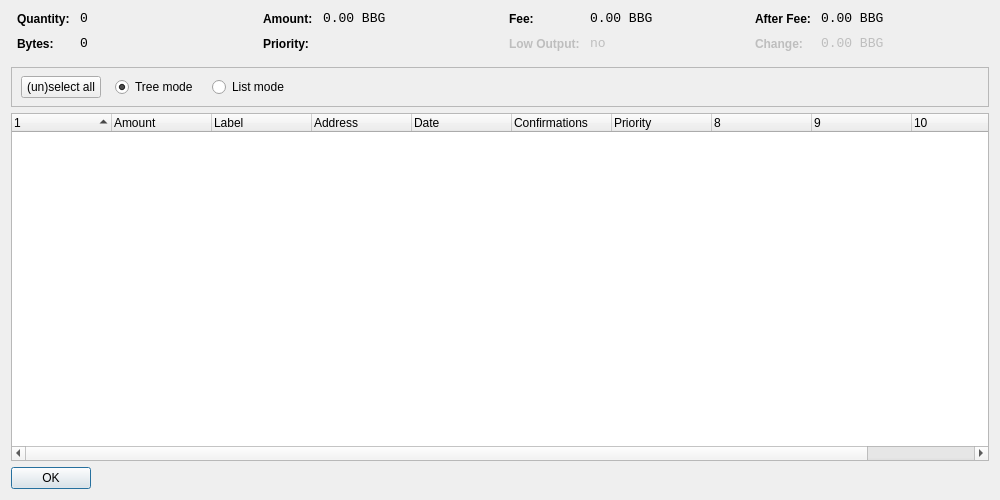
<?xml version="1.0" encoding="UTF-8"?>
<ui version="4.0">
 <class>CoinControlDialog</class>
 <widget class="QDialog" name="CoinControlDialog">
  <property name="geometry">
   <rect>
    <x>0</x>
    <y>0</y>
    <width>1000</width>
    <height>500</height>
   </rect>
  </property>
  <property name="windowTitle">
   <string>Coin Control</string>
  </property>
  <layout class="QVBoxLayout" name="verticalLayout">
   <item>
    <layout class="QHBoxLayout" name="horizontalLayoutTop" stretch="0,0,0,0">
     <property name="topMargin">
      <number>0</number>
     </property>
     <property name="bottomMargin">
      <number>10</number>
     </property>
     <item>
      <layout class="QFormLayout" name="formLayoutCoinControl1">
       <property name="horizontalSpacing">
        <number>10</number>
       </property>
       <property name="verticalSpacing">
        <number>10</number>
       </property>
       <property name="leftMargin">
        <number>6</number>
       </property>
       <property name="rightMargin">
        <number>6</number>
       </property>
       <item row="0" column="0">
        <widget class="QLabel" name="labelCoinControlQuantityText">
         <property name="styleSheet">
          <string notr="true">font-weight:bold;</string>
         </property>
         <property name="text">
          <string>Quantity:</string>
         </property>
        </widget>
       </item>
       <item row="0" column="1">
        <widget class="QLabel" name="labelCoinControlQuantity">
         <property name="font">
          <font>
           <family>Monospace</family>
           <pointsize>10</pointsize>
          </font>
         </property>
         <property name="cursor">
          <cursorShape>IBeamCursor</cursorShape>
         </property>
         <property name="contextMenuPolicy">
          <enum>Qt::ActionsContextMenu</enum>
         </property>
         <property name="text">
          <string notr="true">0</string>
         </property>
         <property name="textInteractionFlags">
          <set>Qt::LinksAccessibleByMouse|Qt::TextSelectableByKeyboard|Qt::TextSelectableByMouse</set>
         </property>
        </widget>
       </item>
       <item row="1" column="0">
        <widget class="QLabel" name="labelCoinControlBytesText">
         <property name="styleSheet">
          <string notr="true">font-weight:bold;</string>
         </property>
         <property name="text">
          <string>Bytes:</string>
         </property>
        </widget>
       </item>
       <item row="1" column="1">
        <widget class="QLabel" name="labelCoinControlBytes">
         <property name="font">
          <font>
           <family>Monospace</family>
           <pointsize>10</pointsize>
          </font>
         </property>
         <property name="cursor">
          <cursorShape>IBeamCursor</cursorShape>
         </property>
         <property name="contextMenuPolicy">
          <enum>Qt::ActionsContextMenu</enum>
         </property>
         <property name="text">
          <string notr="true">0</string>
         </property>
         <property name="textInteractionFlags">
          <set>Qt::LinksAccessibleByMouse|Qt::TextSelectableByKeyboard|Qt::TextSelectableByMouse</set>
         </property>
        </widget>
       </item>
      </layout>
     </item>
     <item>
      <layout class="QFormLayout" name="formLayoutCoinControl2">
       <property name="horizontalSpacing">
        <number>10</number>
       </property>
       <property name="verticalSpacing">
        <number>10</number>
       </property>
       <property name="leftMargin">
        <number>6</number>
       </property>
       <property name="rightMargin">
        <number>6</number>
       </property>
       <item row="0" column="0">
        <widget class="QLabel" name="labelCoinControlAmountText">
         <property name="styleSheet">
          <string notr="true">font-weight:bold;</string>
         </property>
         <property name="text">
          <string>Amount:</string>
         </property>
        </widget>
       </item>
       <item row="0" column="1">
        <widget class="QLabel" name="labelCoinControlAmount">
         <property name="font">
          <font>
           <family>Monospace</family>
           <pointsize>10</pointsize>
          </font>
         </property>
         <property name="cursor">
          <cursorShape>IBeamCursor</cursorShape>
         </property>
         <property name="contextMenuPolicy">
          <enum>Qt::ActionsContextMenu</enum>
         </property>
         <property name="text">
          <string notr="true">0.00 BBG</string>
         </property>
         <property name="textInteractionFlags">
          <set>Qt::LinksAccessibleByMouse|Qt::TextSelectableByKeyboard|Qt::TextSelectableByMouse</set>
         </property>
        </widget>
       </item>
       <item row="1" column="0">
        <widget class="QLabel" name="labelCoinControlPriorityText">
         <property name="styleSheet">
          <string notr="true">font-weight:bold;</string>
         </property>
         <property name="text">
          <string>Priority:</string>
         </property>
        </widget>
       </item>
       <item row="1" column="1">
        <widget class="QLabel" name="labelCoinControlPriority">
         <property name="font">
          <font>
           <family>Monospace</family>
           <pointsize>10</pointsize>
          </font>
         </property>
         <property name="cursor">
          <cursorShape>IBeamCursor</cursorShape>
         </property>
         <property name="contextMenuPolicy">
          <enum>Qt::ActionsContextMenu</enum>
         </property>
         <property name="text">
          <string/>
         </property>
         <property name="textInteractionFlags">
          <set>Qt::LinksAccessibleByMouse|Qt::TextSelectableByKeyboard|Qt::TextSelectableByMouse</set>
         </property>
        </widget>
       </item>
      </layout>
     </item>
     <item>
      <layout class="QFormLayout" name="formLayoutCoinControl3">
       <property name="horizontalSpacing">
        <number>10</number>
       </property>
       <property name="verticalSpacing">
        <number>10</number>
       </property>
       <property name="leftMargin">
        <number>6</number>
       </property>
       <property name="rightMargin">
        <number>6</number>
       </property>
       <item row="0" column="0">
        <widget class="QLabel" name="labelCoinControlFeeText">
         <property name="styleSheet">
          <string notr="true">font-weight:bold;</string>
         </property>
         <property name="text">
          <string>Fee:</string>
         </property>
        </widget>
       </item>
       <item row="0" column="1">
        <widget class="QLabel" name="labelCoinControlFee">
         <property name="font">
          <font>
           <family>Monospace</family>
           <pointsize>10</pointsize>
          </font>
         </property>
         <property name="cursor">
          <cursorShape>IBeamCursor</cursorShape>
         </property>
         <property name="contextMenuPolicy">
          <enum>Qt::ActionsContextMenu</enum>
         </property>
         <property name="text">
          <string notr="true">0.00 BBG</string>
         </property>
         <property name="textInteractionFlags">
          <set>Qt::LinksAccessibleByMouse|Qt::TextSelectableByKeyboard|Qt::TextSelectableByMouse</set>
         </property>
        </widget>
       </item>
       <item row="1" column="0">
        <widget class="QLabel" name="labelCoinControlLowOutputText">
         <property name="enabled">
          <bool>false</bool>
         </property>
         <property name="styleSheet">
          <string notr="true">font-weight:bold;</string>
         </property>
         <property name="text">
          <string>Low Output:</string>
         </property>
        </widget>
       </item>
       <item row="1" column="1">
        <widget class="QLabel" name="labelCoinControlLowOutput">
         <property name="enabled">
          <bool>false</bool>
         </property>
         <property name="font">
          <font>
           <family>Monospace</family>
           <pointsize>10</pointsize>
          </font>
         </property>
         <property name="cursor">
          <cursorShape>IBeamCursor</cursorShape>
         </property>
         <property name="contextMenuPolicy">
          <enum>Qt::ActionsContextMenu</enum>
         </property>
         <property name="text">
          <string notr="true">no</string>
         </property>
         <property name="textInteractionFlags">
          <set>Qt::LinksAccessibleByMouse|Qt::TextSelectableByKeyboard|Qt::TextSelectableByMouse</set>
         </property>
        </widget>
       </item>
      </layout>
     </item>
     <item>
      <layout class="QFormLayout" name="formLayoutCoinControl4">
       <property name="horizontalSpacing">
        <number>10</number>
       </property>
       <property name="verticalSpacing">
        <number>10</number>
       </property>
       <property name="leftMargin">
        <number>6</number>
       </property>
       <property name="rightMargin">
        <number>6</number>
       </property>
       <item row="0" column="0">
        <widget class="QLabel" name="labelCoinControlAfterFeeText">
         <property name="styleSheet">
          <string notr="true">font-weight:bold;</string>
         </property>
         <property name="text">
          <string>After Fee:</string>
         </property>
        </widget>
       </item>
       <item row="0" column="1">
        <widget class="QLabel" name="labelCoinControlAfterFee">
         <property name="font">
          <font>
           <family>Monospace</family>
           <pointsize>10</pointsize>
          </font>
         </property>
         <property name="cursor">
          <cursorShape>IBeamCursor</cursorShape>
         </property>
         <property name="contextMenuPolicy">
          <enum>Qt::ActionsContextMenu</enum>
         </property>
         <property name="text">
          <string notr="true">0.00 BBG</string>
         </property>
         <property name="textInteractionFlags">
          <set>Qt::LinksAccessibleByMouse|Qt::TextSelectableByKeyboard|Qt::TextSelectableByMouse</set>
         </property>
        </widget>
       </item>
       <item row="1" column="0">
        <widget class="QLabel" name="labelCoinControlChangeText">
         <property name="enabled">
          <bool>false</bool>
         </property>
         <property name="styleSheet">
          <string notr="true">font-weight:bold;</string>
         </property>
         <property name="text">
          <string>Change:</string>
         </property>
        </widget>
       </item>
       <item row="1" column="1">
        <widget class="QLabel" name="labelCoinControlChange">
         <property name="enabled">
          <bool>false</bool>
         </property>
         <property name="font">
          <font>
           <family>Monospace</family>
           <pointsize>10</pointsize>
          </font>
         </property>
         <property name="cursor">
          <cursorShape>IBeamCursor</cursorShape>
         </property>
         <property name="contextMenuPolicy">
          <enum>Qt::ActionsContextMenu</enum>
         </property>
         <property name="text">
          <string notr="true">0.00 BBG</string>
         </property>
         <property name="textInteractionFlags">
          <set>Qt::LinksAccessibleByMouse|Qt::TextSelectableByKeyboard|Qt::TextSelectableByMouse</set>
         </property>
        </widget>
       </item>
      </layout>
     </item>
    </layout>
   </item>
   <item>
    <widget class="QFrame" name="frame">
     <property name="minimumSize">
      <size>
       <width>0</width>
       <height>40</height>
      </size>
     </property>
     <property name="frameShape">
      <enum>QFrame::StyledPanel</enum>
     </property>
     <property name="frameShadow">
      <enum>QFrame::Sunken</enum>
     </property>
     <widget class="QWidget" name="horizontalLayoutWidget">
      <property name="geometry">
       <rect>
        <x>10</x>
        <y>0</y>
        <width>781</width>
        <height>41</height>
       </rect>
      </property>
      <layout class="QHBoxLayout" name="horizontalLayoutPanel" stretch="0,0,0,0,0">
       <property name="spacing">
        <number>14</number>
       </property>
       <item>
        <widget class="QPushButton" name="pushButtonSelectAll">
         <property name="sizePolicy">
          <sizepolicy hsizetype="Maximum" vsizetype="Fixed">
           <horstretch>0</horstretch>
           <verstretch>0</verstretch>
          </sizepolicy>
         </property>
         <property name="text">
          <string>(un)select all</string>
         </property>
        </widget>
       </item>
       <item>
        <widget class="QRadioButton" name="radioTreeMode">
         <property name="sizePolicy">
          <sizepolicy hsizetype="Maximum" vsizetype="Fixed">
           <horstretch>0</horstretch>
           <verstretch>0</verstretch>
          </sizepolicy>
         </property>
         <property name="text">
          <string>Tree mode</string>
         </property>
         <property name="checked">
          <bool>true</bool>
         </property>
        </widget>
       </item>
       <item>
        <widget class="QRadioButton" name="radioListMode">
         <property name="sizePolicy">
          <sizepolicy hsizetype="Maximum" vsizetype="Fixed">
           <horstretch>0</horstretch>
           <verstretch>0</verstretch>
          </sizepolicy>
         </property>
         <property name="text">
          <string>List mode</string>
         </property>
        </widget>
       </item>
       <item>
        <spacer name="horizontalSpacer">
         <property name="orientation">
          <enum>Qt::Horizontal</enum>
         </property>
         <property name="sizeHint" stdset="0">
          <size>
           <width>40</width>
           <height>20</height>
          </size>
         </property>
        </spacer>
       </item>
      </layout>
     </widget>
    </widget>
   </item>
   <item>
    <widget class="CoinControlTreeWidget" name="treeWidget">
     <property name="contextMenuPolicy">
      <enum>Qt::CustomContextMenu</enum>
     </property>
     <property name="sortingEnabled">
      <bool>false</bool>
     </property>
     <property name="columnCount">
      <number>11</number>
     </property>
     <attribute name="headerShowSortIndicator" stdset="0">
      <bool>true</bool>
     </attribute>
     <attribute name="headerStretchLastSection">
      <bool>false</bool>
     </attribute>
     <column>
      <property name="text">
       <string/>
      </property>
     </column>
     <column>
      <property name="text">
       <string>Amount</string>
      </property>
     </column>
     <column>
      <property name="text">
       <string>Label</string>
      </property>
     </column>
     <column>
      <property name="text">
       <string>Address</string>
      </property>
     </column>
     <column>
      <property name="text">
       <string>Date</string>
      </property>
     </column>
     <column>
      <property name="text">
       <string>Confirmations</string>
      </property>
      <property name="toolTip">
       <string>Confirmed</string>
      </property>
     </column>
     <column>
      <property name="text">
       <string>Priority</string>
      </property>
     </column>
     <column>
      <property name="text">
       <string/>
      </property>
     </column>
     <column>
      <property name="text">
       <string/>
      </property>
     </column>
     <column>
      <property name="text">
       <string/>
      </property>
     </column>
     <column>
      <property name="text">
       <string/>
      </property>
     </column>
    </widget>
   </item>
   <item>
    <widget class="QDialogButtonBox" name="buttonBox">
     <property name="sizePolicy">
      <sizepolicy hsizetype="Maximum" vsizetype="Fixed">
       <horstretch>0</horstretch>
       <verstretch>0</verstretch>
      </sizepolicy>
     </property>
     <property name="orientation">
      <enum>Qt::Horizontal</enum>
     </property>
     <property name="standardButtons">
      <set>QDialogButtonBox::Ok</set>
     </property>
    </widget>
   </item>
  </layout>
 </widget>
 <customwidgets>
  <customwidget>
   <class>CoinControlTreeWidget</class>
   <extends>QTreeWidget</extends>
   <header>coincontroltreewidget.h</header>
  </customwidget>
 </customwidgets>
 <resources/>
 <connections/>
</ui>
